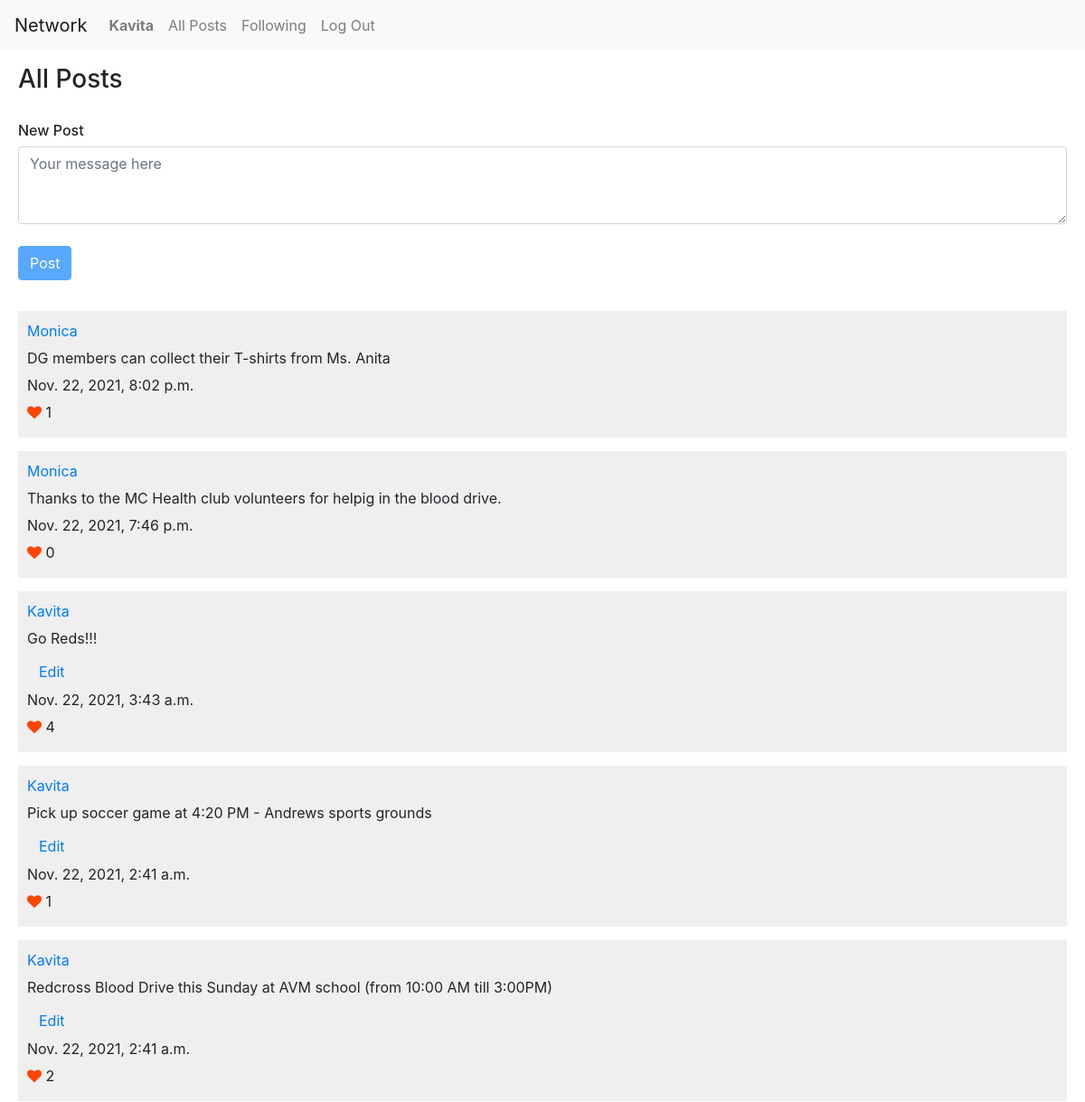
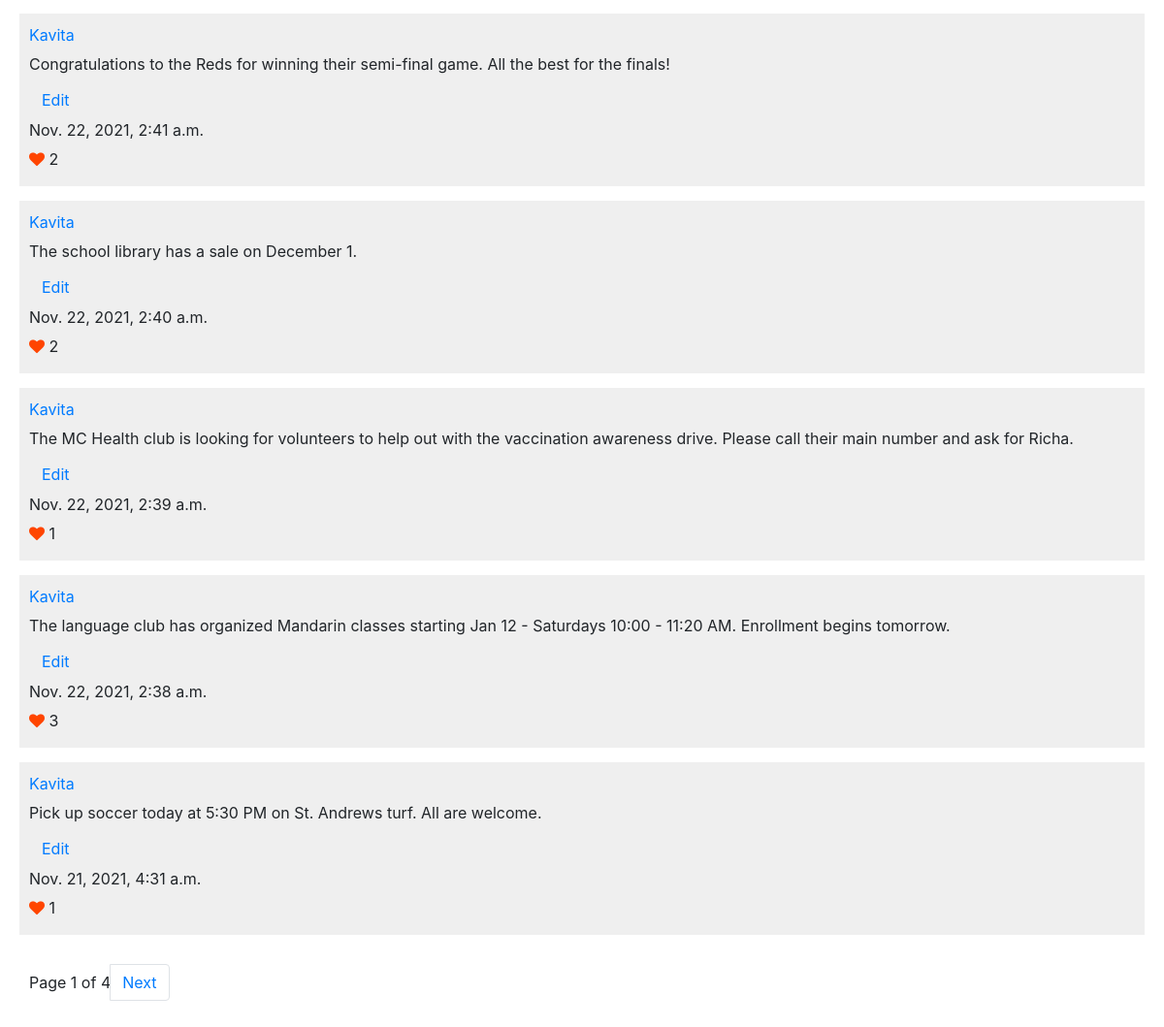
The page / (signed in) on the database its author committed (2 pictures, top to bottom).
### network/models.py (models this page shows, shortened)
class User(AbstractUser):
    follower_count = models.IntegerField(default=0)
    following_count = models.IntegerField(default=0)

class Post(models.Model):
    user = models.ForeignKey(User, on_delete=models.CASCADE, related_name="posts")
    content = models.CharField(max_length = 200)
    created_at = models.DateTimeField(auto_now_add=True)
    updated_at = models.DateTimeField(auto_now=True)
    likes_count = models.IntegerField(default=0)

### network/views.py (the view)
# urls.py: path("", views.index, name="index"),
def index(request):
    posts = Post.objects.all()
    posts = posts.order_by("-created_at")
    page_obj = get_page_obj(posts, request)
    return render(request, 'network/index.html', {'page_obj': page_obj})

### network/views.py (called while the page is built)
def get_page_obj (datalist, request):
    paginator = Paginator (datalist, 10)
    page_number = request.GET.get('page')
    page_obj = paginator.get_page(page_number)
    return page_obj

### network/templates/network/index.html (shortened to what this page needs)
{% extends "network/layout.html" %}
{% load static %}
{% block body %}
<h3 class="page-hdr">All Posts</h3>
<div id="new-post">
    <h6>New Post</h6>
    <form id="post-form">
        <textarea class="form-control" rows="3" id="post-content" maxlength="256" placeholder="Your message here"></textarea><br />
        <input id="submit-button" class="btn btn-primary" type="submit"  value="Post" disabled>
    </form>
</div>
{% include "network/postsview.html" %}
{% endblock %}

### network/templates/network/layout.html (shortened to what this page needs)
{% load static %}
<!DOCTYPE html>
<html lang="en">
<head>
    <link rel="stylesheet" href="https://stackpath.bootstrapcdn.com/bootstrap/4.4.1/css/bootstrap.min.css">
    <link href="{% static 'network/styles.css' %}" rel="stylesheet">
    <link rel="stylesheet" href="https://cdnjs.cloudflare.com/ajax/libs/font-awesome/4.7.0/css/font-awesome.min.css">
</head>
<body>
    <nav class="navbar navbar-expand-lg navbar-light bg-light">
        <a class="navbar-brand" href="{% url 'index' %}">Network</a>
        <div>
            <ul class="navbar-nav mr-auto">
                {% if user.is_authenticated %}
                <li class="nav-item">
                    <a class="nav-link" href="{% url 'profile'  user.id %}"><strong>{{ user.username }}</strong></a>
                </li>
                {% endif %}
                <li class="nav-item">
                    <a class="nav-link" href="{% url 'index' %}">All Posts</a>
                </li>
                {% if user.is_authenticated %}
                <li class="nav-item">
                    <a class="nav-link" href="{% url 'following' %}">Following</a>
                </li>
                <li class="nav-item">
                    <a class="nav-link" href="{% url 'logout' %}">Log Out</a>
                </li>
                {% endif %}
            </ul>
        </div>
    </nav>
    <div class="body">
        {% block body %}
        {% endblock %}
    </div>
</body>
</html>

### network/templates/network/postsview.html (shortened to what this page needs)
﻿<div id="posts-view">
    <div id="posts">
        {% for post in page_obj %}
        <div class="post">
            <a href="{% url 'profile'  post.user.id %}">{{ post.user.username }}</a><br>
            <div name="post_read_view">
                <span class="content">{{ post.content }}</span>
                {% if user.is_authenticated and user.id == post.user.id %}
                <div>
                    <button name="edit_post" class="btn btn-link edit_post" data-pid="{{post.id}}">Edit</button>
                </div>
                {% endif %}
            </div>
            <span class="created_at">{{ post.created_at }}</span><br>
            <i class="fa fa-heart like_toggle"  name ="like_icon" data-pid="{{post.id}}" style="color:orangered"></i> <span class="likes_count">{{ post.likes_count }}</span><br>
        </div>
        {% endfor %}
    </div>
    <ul class="pagination">
            <li class="page-item" style="display: inline-flex; align-items: center;">
                Page {{ page_obj.number }} of {{ page_obj.paginator.num_pages }}
            </li>
            {% if page_obj.has_next %}
                <li class="page-item"><a class="page-link" href="?page={{ page_obj.next_page_number }}">Next</a></li>
            {% endif %}
    </ul>
</div>

### network/static/network/styles.css (style rules this page uses)
.page-hdr { margin-top:15px; margin-bottom: 20px; margin-left: 20px; display: inline-block; }
#posts, #new-post { margin-left: 20px; margin-top: 10px; margin-right: 20px; }
.post { margin-bottom: 15px; background-color:#efefef; padding:10px; }
.post a, .post span { display: inline-block; margin-bottom: 6px; }
.pagination { margin:30px; }
.like_toggle { cursor: pointer; }

### rows shown on the page
User: username "Kavita"
Post: user.username "Monica", content "DG members can collect their T-shirts from Ms. Anita", created_at "Nov. 22, 2021, 8:02 p.m.", likes_count "1"
Post: user.username "Monica", content "Thanks to the MC Health club volunteers for helpig in the blood drive.", created_at "Nov. 22, 2021, 7:46 p.m.", likes_count "0"
Post: user.username "Kavita", content "Go Reds!!!", created_at "Nov. 22, 2021, 3:43 a.m.", likes_count "4"
Post: user.username "Kavita", content "Pick up soccer game at 4:20 PM - Andrews sports grounds", created_at "Nov. 22, 2021, 2:41 a.m.", likes_count "1"
Post: user.username "Kavita", content "Redcross Blood Drive this Sunday at AVM school (from 10:00 AM till 3:00PM)", created_at "Nov. 22, 2021, 2:41 a.m.", likes_count "2"
Post: user.username "Kavita", content "Congratulations to the Reds for winning their semi-final game. All the best for the finals!", created_at "Nov. 22, 2021, 2:41 a.m.", likes_count "2"
Post: user.username "Kavita", content "The school library has a sale on December 1.", created_at "Nov. 22, 2021, 2:40 a.m.", likes_count "2"
Post: user.username "Kavita", content "The MC Health club is looking for volunteers to help out with the vaccination awareness drive. Please call their main number and ask for Richa.", created_at "Nov. 22, 2021, 2:39 a.m.", likes_count "1"
Post: user.username "Kavita", content "The language club has organized Mandarin classes starting Jan 12 - Saturdays 10:00 - 11:20 AM. Enrollment begins tomorrow.", created_at "Nov. 22, 2021, 2:38 a.m.", likes_count "3"
Post: user.username "Kavita", content "Pick up soccer today at 5:30 PM on St. Andrews turf. All are welcome.", created_at "Nov. 21, 2021, 4:31 a.m.", likes_count "1"

### other values the page prints
{{ page_obj.number }} "1"
{{ page_obj.paginator.num_pages }} "4"
